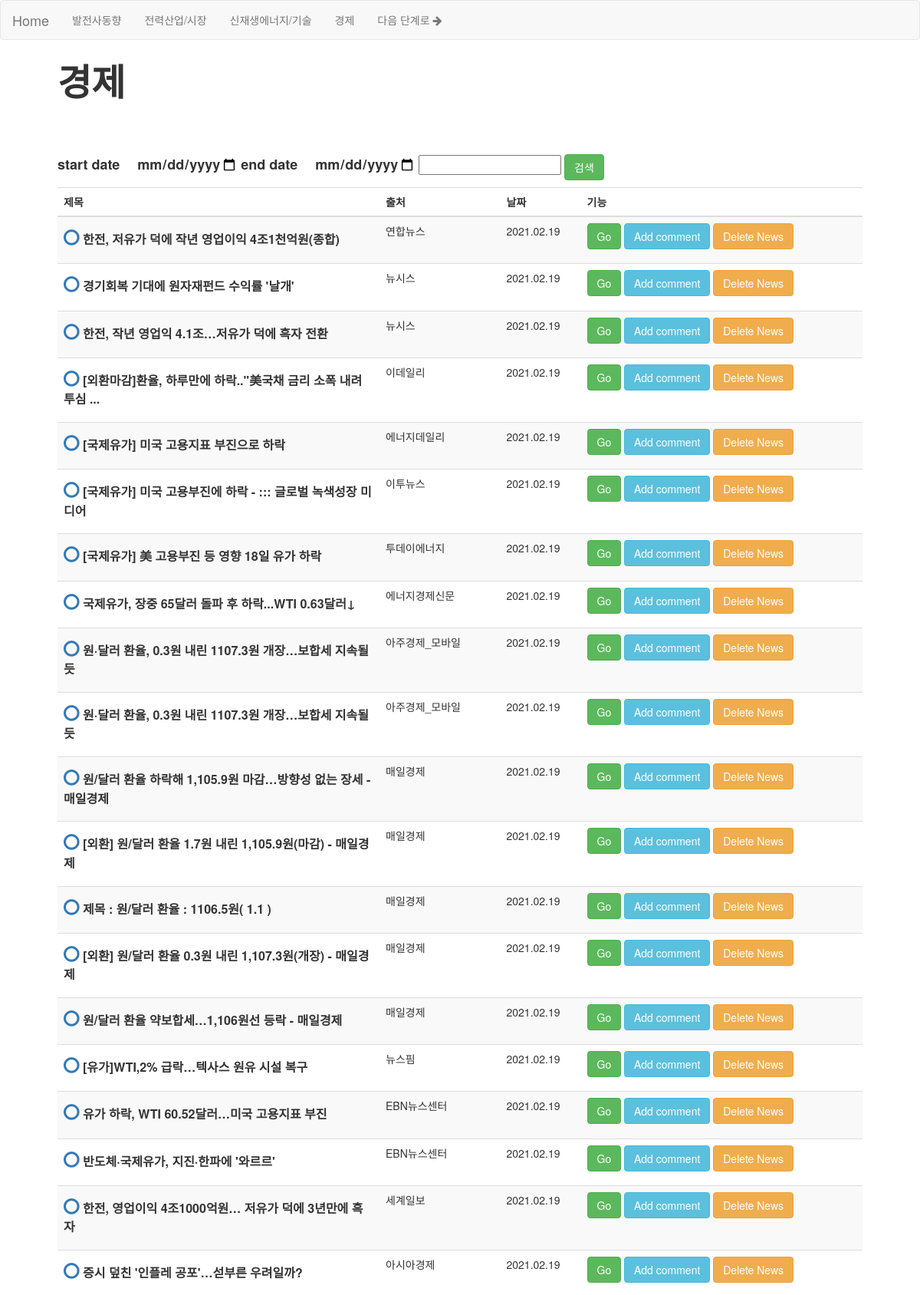
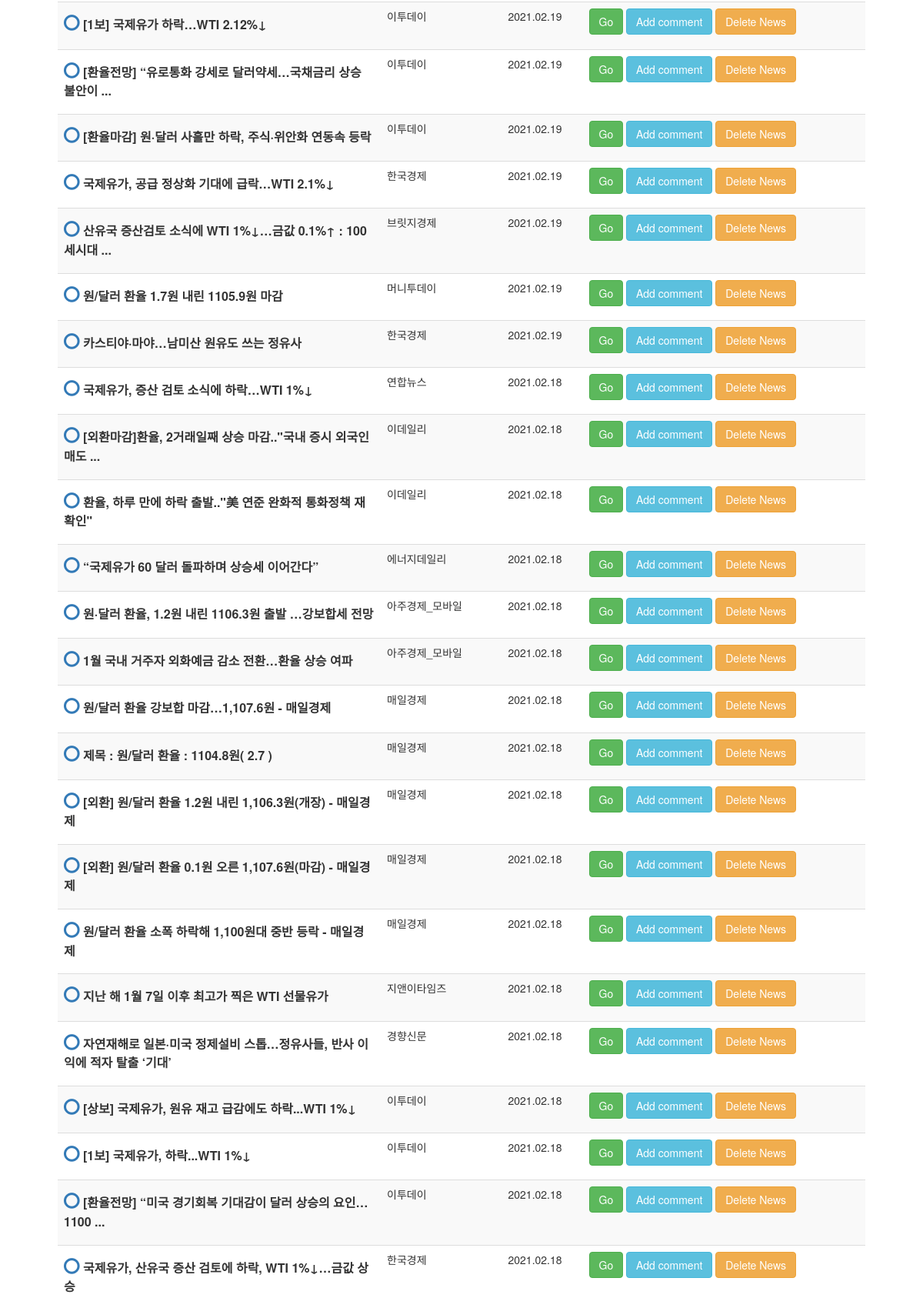
Screenshot of /경제/ (upper part) with the database file from the repository (2 pictures, top to bottom).
### MorningBriefing/models.py (models this page shows, shortened)
class News(models.Model):
    Title = models.CharField(max_length=200) #<title>{% News.title%}</title>
    Link = models.CharField(max_length=2000, unique=True) #a href = {% News.link[]%}
    Published_date = models.DateField(default= None)
    Company = models.CharField(max_length=200 ,default= None)
    Importance = models.CharField(max_length=20 ,default= 0)
    Report_display = (
        ('A', '보고서출력'),
        ('B', '보고서제거'),
    )
    Display = models.CharField(
        max_length = 1,
        choices = Report_display,
        default = 'B',
    )
    Select = (
        ('A', '발전사 동향'),
        ('B', '전력산업/시장'),
        ('C', '신재생에너지/기술'),
        ('D', '경제'),
        ('E', '에너지'),
    )
    Data_field = models.CharField(
        max_length = 1,
        choices = Select,
        blank = True,
        default = 'm',
    )
    class Meta:
        ordering = ['Data_field', 'Published_date' , 'Importance'  ]

### MorningBriefing/templates/MorningBriefing/d.html (shortened to what this page needs)
<!DOCTYPE html>
<html lang="en">
<head>
  <link rel="stylesheet" href="http://maxcdn.bootstrapcdn.com/bootstrap/3.3.6/css/bootstrap.min.css">
  <link rel="stylesheet" href="https://maxcdn.bootstrapcdn.com/font-awesome/4.7.0/css/font-awesome.min.css">
</head>
<body>
  <nav class="navbar navbar-default fixed-top">
    <div class="container-fluid">
      <div class="navbar-header">
        <a class="navbar-brand" href="{% url 'MorningBriefing:home' %}">Home</a>
      </div>
      <ul class="nav navbar-nav">
        <li><a href = "{% url 'MorningBriefing:발전사동향' %}">발전사동향</a></li>
        <li><a href = "{% url 'MorningBriefing:전력산업/시장'%}">전력산업/시장</a></li>
        <li><a href = "{% url 'MorningBriefing:신재생에너지/기술'%}">신재생에너지/기술</a></li>
        <li><a href = "{% url 'MorningBriefing:경제'%}">경제</a></li>
        <li><a href = "{% url 'MorningBriefing:뉴스수정' %}">다음 단계로 <i class="fa fa-arrow-right" aria-hidden="true"></i></a></li>
      </ul>
    </div>
  </nav>
<div class="container" style="width: 90%!important" >
    <table class="table table-striped">
        <thead>
        <tr>
        <div><B><font size=10>경제</font></B></div>
        <br>
        <br>
        <br>
        </tr>
        </thead>
        <tr style= "width:40% ;margin:auto; text-align: right;" >
           <form method="post">
                  <label  style="text-align: right" > <font size = 4><B>start date<input type="date" style = "text-align: right;border: 0px; font-size: 3" name="start_date" value="{{start_date}}"></B></font>
                  <label style="text-align: right"><font size = 4><B>end date<input type="date" style = "text-align: right;border: 0px; font-size: 3" name="end_date" value="{{end_date}}"></B></font>
                  <input name="search" value="{{search}}">
                  <input type="submit" class="btn btn-success" value="검색">
          </form>
        </tr>
        <tr>
            <th scope="col" style= "width:40%">제목</th>
            <th scope="col" style= "width:15%">출처</th>
            <th scope="col" style= "width:10%">날짜</th>
            <th scope="col" style= "width:35%">기능</th>
        </tr>
        <tbody>
            {% for news in news %}
            {% if news.Data_field == 'D' %}
        <tr>
            <td class="title">
                    <p><font size=3><B>
                      <a onclick="checker({{news.pk}})" style ="font-size:18pt">
                      <span id="check_{{news.pk}}" >{%if news.Display == 'A'%}<i class="fa fa-check" aria-hidden="true"></i>{%endif%}{%if news.Display == 'B'%}<i class="fa fa-circle-o" aria-hidden="true"></i>{%endif%}</span></a>
                       {{news.Title|safe}}
            </td>
            <td class="company">
              {{news.Company}}
            </td>
            <td class="date">{{news.Published_date|date:"Y.m.d"}}
            </td>
                <td class="action">
                  <button type="submit" class="btn btn-success"  style="text-align:right;" onclick="window.open('{{news.Link}}')">Go</button>
                   <a  data-toggle="modal" class="btn btn-info" data-target="#addcomment{{news.pk}}">Add comment</a></b></h1>
                   <a href="{% url 'MorningBriefing:delete_news' pk=news.pk %}" class="btn btn-warning del" role="button" onclick="return confirm('정말 삭제하시겠습니까?')">Delete News</a>
 </td></tr>
            {% endif %}
            {% endfor %}
        </tbody>
    </table>
</div>
</body>

### rows the page displays
News: Display "B" (drawn), Title "한전, 저유가 덕에 작년 영업이익 4조1천억원(종합)", Company "연합뉴스", Published_date "2021.02.19"
News: Display "B" (drawn), Title "경기회복 기대에 원자재펀드 수익률 '날개'", Company "뉴시스", Published_date "2021.02.19"
News: Display "B" (drawn), Title "한전, 작년 영업익 4.1조…저유가 덕에 흑자 전환", Company "뉴시스", Published_date "2021.02.19"
News: Display "B" (drawn), Title "[외환마감]환율, 하루만에 하락..\"美국채 금리 소폭 내려 투심 ...", Company "이데일리", Published_date "2021.02.19"
News: Display "B" (drawn), Title "[국제유가] 미국 고용지표 부진으로 하락", Company "에너지데일리", Published_date "2021.02.19"
News: Display "B" (drawn), Title "[국제유가] 미국 고용부진에 하락 - ::: 글로벌 녹색성장 미디어", Company "이투뉴스", Published_date "2021.02.19"
News: Display "B" (drawn), Title "[국제유가] 美 고용부진 등 영향 18일 유가 하락", Company "투데이에너지", Published_date "2021.02.19"
News: Display "B" (drawn), Title "국제유가, 장중 65달러 돌파 후 하락...WTI 0.63달러↓", Company "에너지경제신문", Published_date "2021.02.19"
News: Display "B" (drawn), Title "원·달러 환율, 0.3원 내린 1107.3원 개장…보합세 지속될 듯", Company "아주경제_모바일", Published_date "2021.02.19"
News: Display "B" (drawn), Title "원·달러 환율, 0.3원 내린 1107.3원 개장…보합세 지속될 듯", Company "아주경제_모바일", Published_date "2021.02.19"
News: Display "B" (drawn), Title "원/달러 환율 하락해 1,105.9원 마감…방향성 없는 장세 - 매일경제", Company "매일경제", Published_date "2021.02.19"
News: Display "B" (drawn), Title "[외환] 원/달러 환율 1.7원 내린 1,105.9원(마감) - 매일경제", Company "매일경제", Published_date "2021.02.19"
News: Display "B" (drawn), Title "제목 : 원/달러 환율 : 1106.5원( 1.1 )", Company "매일경제", Published_date "2021.02.19"
News: Display "B" (drawn), Title "[외환] 원/달러 환율 0.3원 내린 1,107.3원(개장) - 매일경제", Company "매일경제", Published_date "2021.02.19"
News: Display "B" (drawn), Title "원/달러 환율 약보합세…1,106원선 등락 - 매일경제", Company "매일경제", Published_date "2021.02.19"
News: Display "B" (drawn), Title "[유가]WTI,2% 급락…텍사스 원유 시설 복구", Company "뉴스핌", Published_date "2021.02.19"
News: Display "B" (drawn), Title "유가 하락, WTI 60.52달러…미국 고용지표 부진", Company "EBN뉴스센터", Published_date "2021.02.19"
News: Display "B" (drawn), Title "반도체·국제유가, 지진·한파에 '와르르'", Company "EBN뉴스센터", Published_date "2021.02.19"
News: Display "B" (drawn), Title "한전, 영업이익 4조1000억원… 저유가 덕에 3년만에 흑자", Company "세계일보", Published_date "2021.02.19"
News: Display "B" (drawn), Title "증시 덮친 '인플레 공포'…섣부른 우려일까?", Company "아시아경제", Published_date "2021.02.19"
News: Display "B" (drawn), Title "[1보] 국제유가 하락…WTI 2.12%↓", Company "이투데이", Published_date "2021.02.19"
News: Display "B" (drawn), Title "[환율전망] “유로통화 강세로 달러약세…국채금리 상승 불안이 ...", Company "이투데이", Published_date "2021.02.19"
News: Display "B" (drawn), Title "[환율마감] 원·달러 사흘만 하락, 주식·위안화 연동속 등락", Company "이투데이", Published_date "2021.02.19"
News: Display "B" (drawn), Title "국제유가, 공급 정상화 기대에 급락…WTI 2.1%↓", Company "한국경제", Published_date "2021.02.19"
News: Display "B" (drawn), Title "산유국 증산검토 소식에 WTI 1%↓…금값 0.1%↑ : 100세시대 ...", Company "브릿지경제", Published_date "2021.02.19"
News: Display "B" (drawn), Title "원/달러 환율 1.7원 내린 1105.9원 마감", Company "머니투데이", Published_date "2021.02.19"
News: Display "B" (drawn), Title "카스티야·마야…남미산 원유도 쓰는 정유사", Company "한국경제", Published_date "2021.02.19"
News: Display "B" (drawn), Title "국제유가, 증산 검토 소식에 하락…WTI 1%↓", Company "연합뉴스", Published_date "2021.02.18"
News: Display "B" (drawn), Title "[외환마감]환율, 2거래일째 상승 마감..\"국내 증시 외국인 매도 ...", Company "이데일리", Published_date "2021.02.18"
News: Display "B" (drawn), Title "환율, 하루 만에 하락 출발..\"美 연준 완화적 통화정책 재확인\"", Company "이데일리", Published_date "2021.02.18"
News: Display "B" (drawn), Title "“국제유가 60 달러 돌파하며 상승세 이어간다”", Company "에너지데일리", Published_date "2021.02.18"
News: Display "B" (drawn), Title "원·달러 환율, 1.2원 내린 1106.3원 출발 …강보합세 전망", Company "아주경제_모바일", Published_date "2021.02.18"
News: Display "B" (drawn), Title "1월 국내 거주자 외화예금 감소 전환…환율 상승 여파", Company "아주경제_모바일", Published_date "2021.02.18"
News: Display "B" (drawn), Title "원/달러 환율 강보합 마감…1,107.6원 - 매일경제", Company "매일경제", Published_date "2021.02.18"
News: Display "B" (drawn), Title "제목 : 원/달러 환율 : 1104.8원( 2.7 )", Company "매일경제", Published_date "2021.02.18"
News: Display "B" (drawn), Title "[외환] 원/달러 환율 1.2원 내린 1,106.3원(개장) - 매일경제", Company "매일경제", Published_date "2021.02.18"
News: Display "B" (drawn), Title "[외환] 원/달러 환율 0.1원 오른 1,107.6원(마감) - 매일경제", Company "매일경제", Published_date "2021.02.18"
News: Display "B" (drawn), Title "원/달러 환율 소폭 하락해 1,100원대 중반 등락 - 매일경제", Company "매일경제", Published_date "2021.02.18"
News: Display "B" (drawn), Title "지난 해 1월 7일 이후 최고가 찍은 WTI 선물유가", Company "지앤이타임즈", Published_date "2021.02.18"
News: Display "B" (drawn), Title "자연재해로 일본·미국 정제설비 스톱…정유사들, 반사 이익에 적자 탈출 ‘기대’", Company "경향신문", Published_date "2021.02.18"
News: Display "B" (drawn), Title "[상보] 국제유가, 원유 재고 급감에도 하락...WTI 1%↓", Company "이투데이", Published_date "2021.02.18"
News: Display "B" (drawn), Title "[1보] 국제유가, 하락...WTI 1%↓", Company "이투데이", Published_date "2021.02.18"
News: Display "B" (drawn), Title "[환율전망] “미국 경기회복 기대감이 달러 상승의 요인…1100 ...", Company "이투데이", Published_date "2021.02.18"
News: Display "B" (drawn), Title "국제유가, 산유국 증산 검토에 하락, WTI 1%↓…금값 상승", Company "한국경제", Published_date "2021.02.18"
